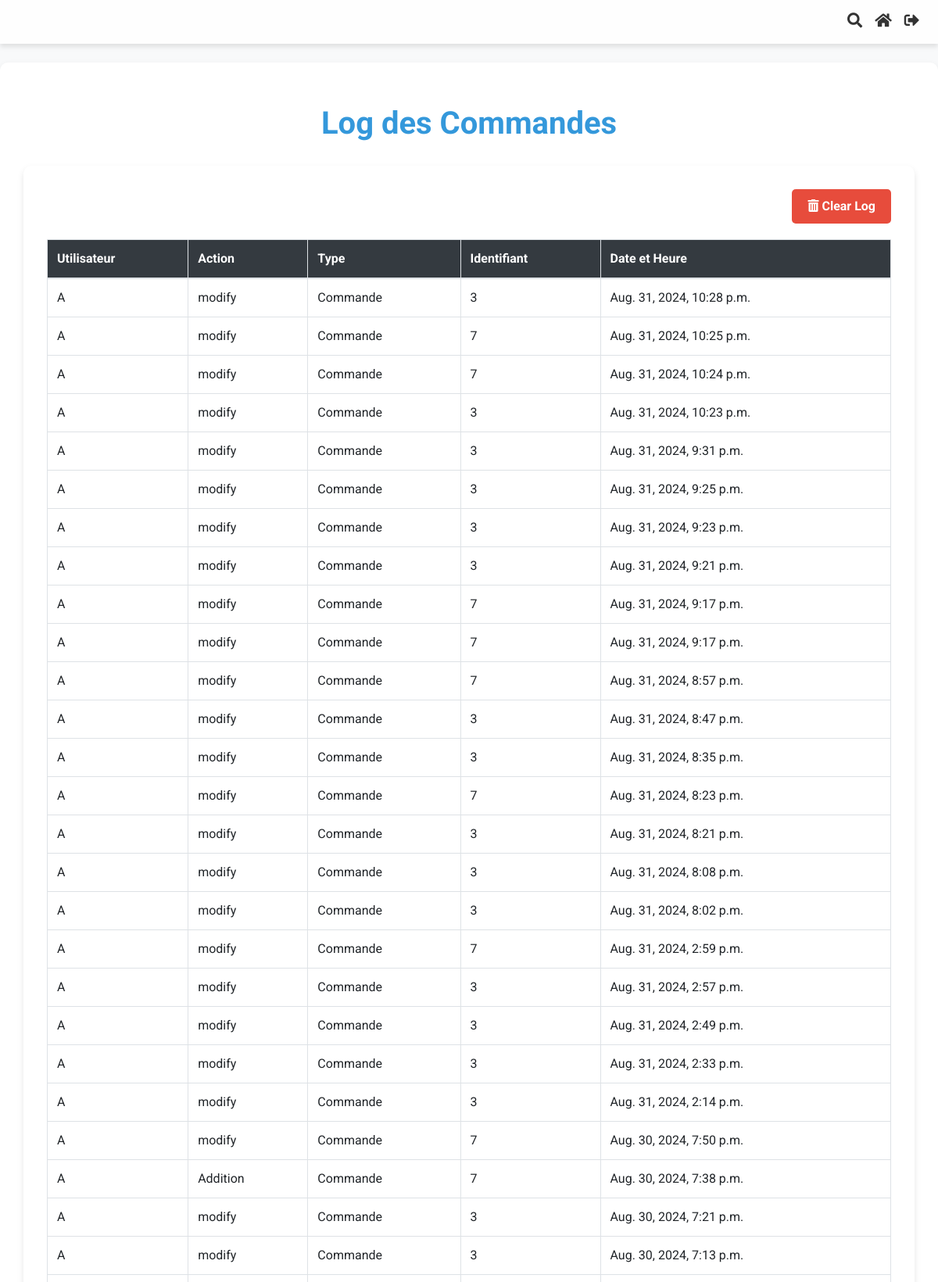
/application/logs/ (signed in, upper part), run on the app's committed database.
### Application/models.py (models this page shows, shortened)
class LogEntry(models.Model):
    ACTION_CHOICES = [
        ('add', 'Addition'),
        ('mod', 'Modification'),
        ('del', 'Cancellation'),
    ]
    user = models.ForeignKey(User, on_delete=models.CASCADE, related_name='custom_log_entries')
    action = models.CharField(max_length=3, choices=ACTION_CHOICES)
    commande = models.ForeignKey('Commande', null=True, blank=True, on_delete=models.SET_NULL, related_name='log_entries')
    facture = models.ForeignKey('Facture', null=True, blank=True, on_delete=models.SET_NULL, related_name='log_entries')
    devis = models.ForeignKey('Devis', null=True, blank=True, on_delete=models.SET_NULL, related_name='log_entries')
    bon_livraison = models.ForeignKey('BonLivraison', null=True, blank=True, on_delete=models.SET_NULL, related_name='log_entries')
    timestamp = models.DateTimeField(auto_now_add=True)

class Commande(models.Model):
    order_id = models.AutoField(primary_key=True)
    date_time = models.DateTimeField(auto_now_add=True)
    company_reference_number = models.CharField(max_length=100)
    client_name = models.CharField(max_length=100, default="")
    adresse = models.CharField(max_length=255, blank=True, null=True)
    email = models.EmailField(blank=True, null=True)
    fax = models.CharField(max_length=50, blank=True, null=True)
    ice = models.CharField(max_length=50, blank=True, null=True)
    infographiste = models.CharField(max_length=100, blank=True, null=True)
    order_status = models.CharField(max_length=50, choices=[
        ('draft', 'Draft'),
        ('completed', 'Completed')
    ])
    bc_number = models.CharField(max_length=50, blank=True, null=True)
    date_bc = models.DateField(blank=True, null=True)
    devis_date = models.DateTimeField(blank=True, null=True)
    devis_numero = models.IntegerField(null=True, blank=True)
    facture_date = models.DateTimeField(blank=True, null=True)
    facture_numero = models.IntegerField(null=True, blank=True)
    bl_date = models.DateTimeField(blank=True, null=True)
    bl_numero = models.IntegerField(null=True, blank=True)
    remarque = models.CharField(max_length=50, choices=[
        ('paye', 'Payé'),
        ('non_paye', 'Non Payé')
    ], default='non payé')
    facture_status = models.CharField(max_length=50, choices=[
            ('no_facture', 'Pas de Facture'),
            ('facture_termine', 'Facture Terminée')
        ], default='pas de facture')
    bl_status = models.CharField(max_length=50, choices=[
            ('no_bl', 'Pas de bon_livraison'),
            ('bl_termine', 'bon_livraison Terminé')
        ], default='pas de bon_livraison')
    devis_status = models.CharField(max_length=50, choices=[
            ('no_devis', 'Pas de Devis'),
            ('devis_termine', 'Devis Terminé')
        ], default='pas de devis')

### Application/views.py (the view)
# urls.py: path('logs/', views.log_view, name='log_view'),
@login_required
@user_passes_test(lambda u: u.groups.filter(name='Directeurs').exists())
def log_view(request):
    logs = LogEntry.objects.all().order_by('-timestamp')
    context = {
        'logs': logs
    }
    return render(request, 'Application/log_view.html', context)

### Application/templates/Application/log_view.html (shortened to what this page needs)
{% extends "base.html" %}
{% block content %}
<h1 class="my-4">Log des Commandes</h1>
<div class="container">
    <div class="text-right mb-3">
        <form method="post" action="{% url 'clear_log' %}">
            <button type="submit" class="btn btn-danger">
                <i class="fas fa-trash-alt"></i> Clear Log
            </button>
        </form>
    </div>
    <table class="table table-bordered">
        <thead>
            <tr>
                <th>Utilisateur</th>
                <th>Action</th>
                <th>Type</th>
                <th>Identifiant</th>
                <th>Date et Heure</th>
            </tr>
        </thead>
        <tbody>
            {% for log in logs %}
            <tr>
                <td>{{ log.user.username }}</td>
                <td>{{ log.get_action_display }}</td>
                <td>
                    {% if log.commande %}Commande{% elif log.facture %}Facture{% elif log.devis %}Devis{% elif log.bon_livraison %}Bon de Livraison{% else %}N/A{% endif %}
                </td>
                <td>
                    {% if log.commande %}{{ log.commande.order_id }}{% elif log.facture %}{{ log.facture.facture_id }}{% elif log.devis %}{{ log.devis.devis_id }}{% elif log.bon_livraison %}{{ log.bon_livraison.bl_id }}{% else %}Deleted{% endif %}
                </td>
                <td>{{ log.timestamp }}</td>
            </tr>
            {% endfor %}
        </tbody>
    </table>
</div>
{% endblock %}

### Application/templates/Application/log_view.html (style rules this page uses)
body { font-family: 'Roboto', sans-serif; background-color: #f8f9fa; }
.container { margin-top: 30px; background-color: #fff; padding: 30px; border-radius: 10px; box-shadow: 0 4px 8px rgba(0, 0, 0, 0.1); }
h1 { color: #3498db; font-weight: 700; margin-bottom: 20px; text-align: center; }
.btn-danger { background-color: #e74c3c; border: none; transition: background-color 0.3s ease; padding: 10px 20px; border-radius: 5px; font-weight: 700; color: #fff; }
.table { width: 100%; margin-top: 20px; border-collapse: collapse; }
.table, .th, .td { border: 1px solid #ddd; }
.text-right { text-align: right; }

### data on the page
LogEntry: user.username "A", action "modify", shows "Commande", commande.order_id "3", timestamp "Aug. 31, 2024, 10:28 p.m."
LogEntry: user.username "A", action "modify", shows "Commande", commande.order_id "7", timestamp "Aug. 31, 2024, 10:25 p.m."
LogEntry: user.username "A", action "modify", shows "Commande", commande.order_id "7", timestamp "Aug. 31, 2024, 10:24 p.m."
LogEntry: user.username "A", action "modify", shows "Commande", commande.order_id "3", timestamp "Aug. 31, 2024, 10:23 p.m."
LogEntry: user.username "A", action "modify", shows "Commande", commande.order_id "3", timestamp "Aug. 31, 2024, 9:31 p.m."
LogEntry: user.username "A", action "modify", shows "Commande", commande.order_id "3", timestamp "Aug. 31, 2024, 9:25 p.m."
LogEntry: user.username "A", action "modify", shows "Commande", commande.order_id "3", timestamp "Aug. 31, 2024, 9:23 p.m."
LogEntry: user.username "A", action "modify", shows "Commande", commande.order_id "3", timestamp "Aug. 31, 2024, 9:21 p.m."
LogEntry: user.username "A", action "modify", shows "Commande", commande.order_id "7", timestamp "Aug. 31, 2024, 9:17 p.m."
LogEntry: user.username "A", action "modify", shows "Commande", commande.order_id "7", timestamp "Aug. 31, 2024, 9:17 p.m."
LogEntry: user.username "A", action "modify", shows "Commande", commande.order_id "7", timestamp "Aug. 31, 2024, 8:57 p.m."
LogEntry: user.username "A", action "modify", shows "Commande", commande.order_id "3", timestamp "Aug. 31, 2024, 8:47 p.m."
LogEntry: user.username "A", action "modify", shows "Commande", commande.order_id "3", timestamp "Aug. 31, 2024, 8:35 p.m."
LogEntry: user.username "A", action "modify", shows "Commande", commande.order_id "7", timestamp "Aug. 31, 2024, 8:23 p.m."
LogEntry: user.username "A", action "modify", shows "Commande", commande.order_id "3", timestamp "Aug. 31, 2024, 8:21 p.m."
LogEntry: user.username "A", action "modify", shows "Commande", commande.order_id "3", timestamp "Aug. 31, 2024, 8:08 p.m."
LogEntry: user.username "A", action "modify", shows "Commande", commande.order_id "3", timestamp "Aug. 31, 2024, 8:02 p.m."
LogEntry: user.username "A", action "modify", shows "Commande", commande.order_id "7", timestamp "Aug. 31, 2024, 2:59 p.m."
LogEntry: user.username "A", action "modify", shows "Commande", commande.order_id "3", timestamp "Aug. 31, 2024, 2:57 p.m."
LogEntry: user.username "A", action "modify", shows "Commande", commande.order_id "3", timestamp "Aug. 31, 2024, 2:49 p.m."
LogEntry: user.username "A", action "modify", shows "Commande", commande.order_id "3", timestamp "Aug. 31, 2024, 2:33 p.m."
LogEntry: user.username "A", action "modify", shows "Commande", commande.order_id "3", timestamp "Aug. 31, 2024, 2:14 p.m."
LogEntry: user.username "A", action "modify", shows "Commande", commande.order_id "7", timestamp "Aug. 30, 2024, 7:50 p.m."
LogEntry: user.username "A", action "Addition", shows "Commande", commande.order_id "7", timestamp "Aug. 30, 2024, 7:38 p.m."
LogEntry: user.username "A", action "modify", shows "Commande", commande.order_id "3", timestamp "Aug. 30, 2024, 7:21 p.m."
LogEntry: user.username "A", action "modify", shows "Commande", commande.order_id "3", timestamp "Aug. 30, 2024, 7:13 p.m."
